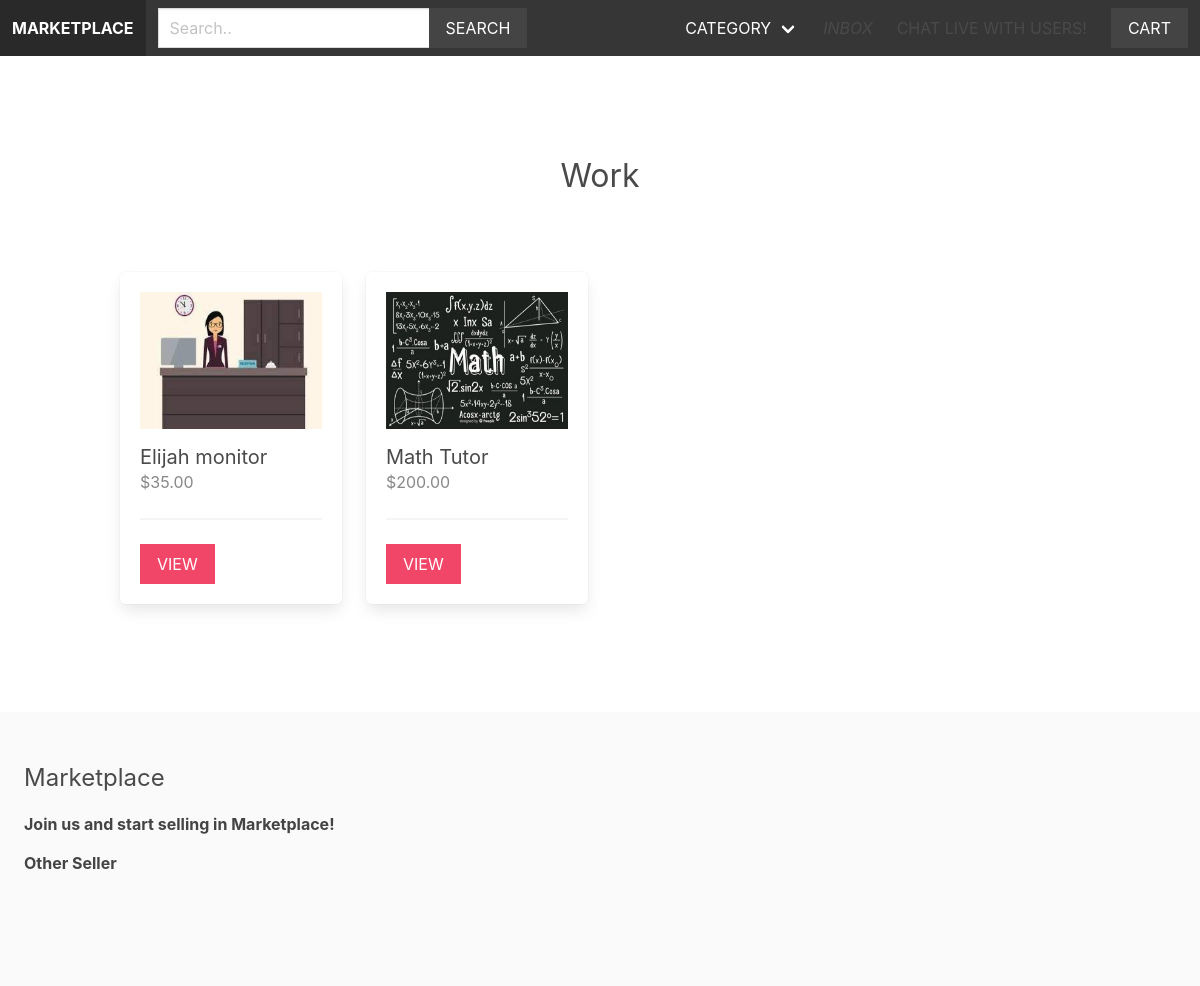
Page /work/ on the committed database.
### apps/product/models.py (models this page shows, shortened)
class Category(models.Model):
    title = models.CharField(max_length=255)
    slug = models.SlugField(max_length=255)
    ordering = models.IntegerField(default=0)
    class Meta:
        ordering = ['ordering']

class Product(models.Model):
    category = models.ForeignKey(Category, related_name='products', on_delete=models.CASCADE)
    vendor = models.ForeignKey(Vendor, related_name='products', on_delete=models.CASCADE)
    title = models.CharField(max_length=255)
    slug = models.SlugField(max_length=255)
    description = models.TextField(blank=True, null=True)
    price = models.DecimalField(max_digits= 10, decimal_places=2)
    date_added = models.DateTimeField(auto_now_add=True)
    image = models.ImageField(upload_to='uploads/', blank=True, null=True)
    thumbnail = models.ImageField(upload_to='uploads/', blank=True, null=True)
    class Meta:
        ordering = ['-date_added']
    def get_thumbnail(self):
        if self.thumbnail:
            return self.thumbnail.url

### apps/product/views.py (the view)
# urls.py: path('<slug:category_slug>/', views.category, name='category'),
def category(request, category_slug):
    category = get_object_or_404(Category, slug=category_slug)
    return render(request, 'product/category.html', {'category': category})

### apps/cart/cart.py (called while the page is built)
    def __len__(self):
        return sum(item['quantity'] for item in self.cart.values())

### apps/cart/context_processors.py (called while the page is built)
def cart(request):
    return {'cart': Cart(request)}

### apps/product/context_processors.py (called while the page is built)
def menu_categories(request):
    categories = Category.objects.all()
    return {'menu_categories': categories}

### apps/product/templates/product/category.html (shortened to what this page needs)
{% extends 'core/base.html' %}
{% block content %}
    <div class="columns is-multiline mb-6">
        <div class="column is-12 has-text-centered mt-6 mb-6">
            <h2 class="is-size-3">{{ category.title }}</h2>
        </div>
        {% for product in category.products.all %}
            {% include 'product/parts/list_item.html' %}
        {% endfor %}
    </div>
{% endblock %}

### apps/product/templates/product/parts/list_item.html
<div class="column is-3 product-list-item">
    <div class="box">
        <figure class="image is-4by3 mb-4">
            <img src="{{ product.get_thumbnail }}">
        </figure>
        <h2 class="subtitle">{{ product.title }}</h2>
        <h3 class="price is-size-6 mb-5">${{ product.price }}</h3>
        <hr>
        <a href="{% url 'product' product.category.slug product.slug %}" class="button is-danger is-uppercase">View</a>
    </div>
</div>

### static/styles/main.css (style rules this page uses)
.input, .button { border-radius: 0; }
.product-list-item .box .subtitle { margin-bottom: 0; }
.product-list-item .box .price { color: #888; }

### rows in the picture
Category: title "Work"
Product: get_thumbnail (picture), title "Elijah monitor", price "35.00"
Product: get_thumbnail (picture), title "Math Tutor", price "200.00"
